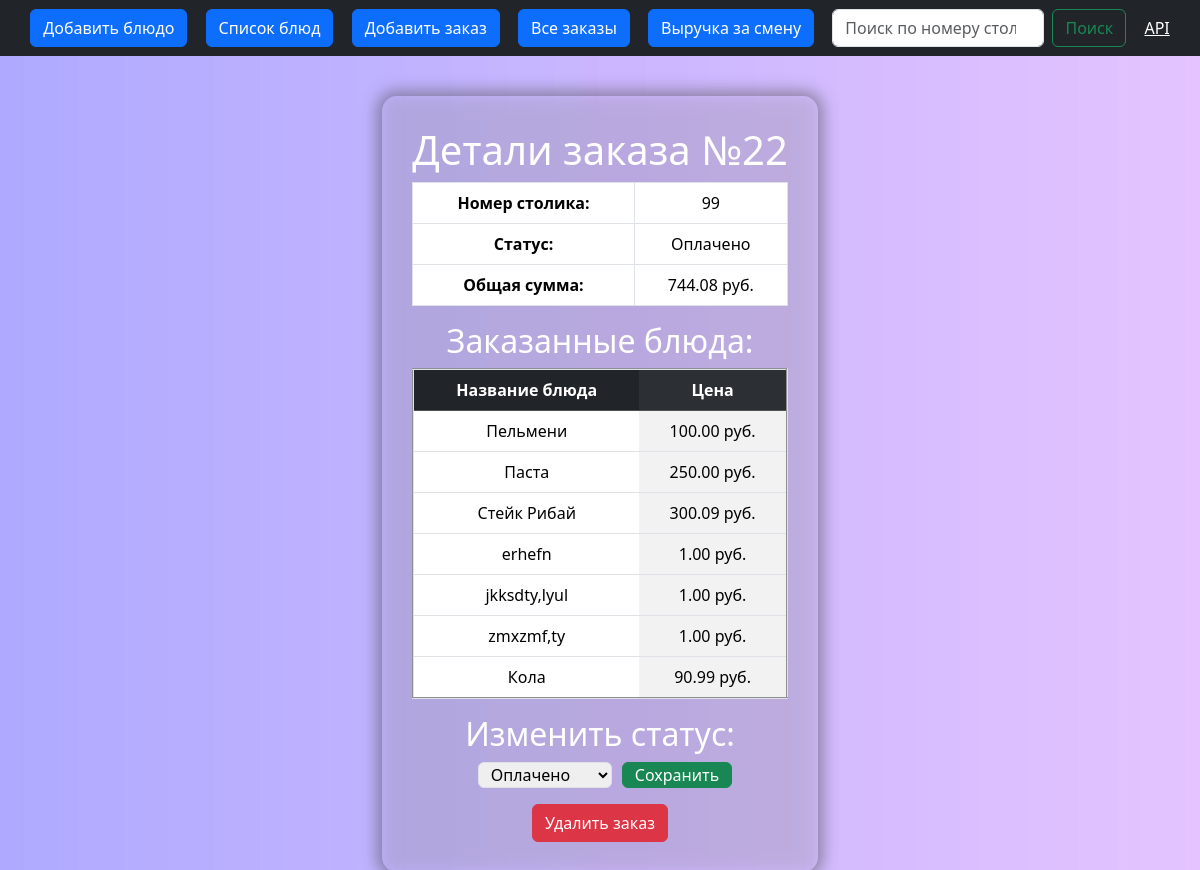
/order-detail/22/, run on the app's committed database.
### orders/models.py (models this page shows, shortened)
class Order(models.Model):
    table_number = models.PositiveSmallIntegerField(verbose_name='Номер столика', default=1)
    items = models.ManyToManyField(Item, blank=True, verbose_name='Блюда')
    total_price = models.DecimalField(max_digits=10, decimal_places=2, default=0.00, verbose_name='Сумма заказа')
    status = models.CharField(max_length=10, choices=STATUS_CHOICES, default='in_waiting', verbose_name='Статус')

class Item(models.Model):
    dish_name = models.CharField(max_length=100, unique=True, verbose_name='Название блюда')
    price = models.DecimalField(max_digits=8, decimal_places=2, default=1.00, verbose_name='Цена')

### orders/views.py (the view, shortened to what this page needs)
# urls.py: path('order-detail/<int:pk>/', OrderDetailView.as_view(), name='order-detail'),
class OrderDetailView(UpdateView):
    model = Order
    fields = ['status']
    template_name = 'orders/order-detail.html'
    context_object_name = 'order'
    def get_context_data(self, **kwargs):
        context = super().get_context_data(**kwargs)
        context['form'] = OrderStatusForm(instance=self.object)
        return context

### orders/forms.py
class OrderStatusForm(forms.ModelForm):
    class Meta:
        model = Order
        fields = ['status']
        widgets = {
            'status': forms.Select(attrs={'class': 'my-custom-select'}),
        }

### orders/templates/orders/order-detail.html (shortened to what this page needs)
{% extends 'orders/base.html' %}
{% load static %}
{% block content %}
<link rel="stylesheet" href="{% static 'css/order.css'%}" type="text/css">
<div class='order'>
<h1>Детали заказа №{{ order.id }}</h1>
<table class="table table-bordered">
    <tr>
        <th>Номер столика:</th>
        <td>{{ order.table_number }}</td>
    </tr>
    <tr>
        <th>Статус:</th>
        <td>{{ order.get_status_display }}</td>
    </tr>
    <tr>
        <th>Общая сумма:</th>
        <td>{{ order.total_price }} руб.</td>
    </tr>
</table>
<h2>Заказанные блюда:</h2>
<table border=2 class="table table-striped-columns">
    <thead class="table-dark">
        <tr>
            <th>Название блюда</th>
            <th>Цена</th>
        </tr>
    </thead>
    <tbody>
        {% for item in order.items.all %}
        <tr>
            <td>{{ item.dish_name }}</td>
            <td>{{ item.price }} руб.</td>
        </tr>
        {% endfor %}
    </tbody>
</table>
<h2>Изменить статус:</h2>
<form method="post">
    <p style="display: inline-flex;align-items: stretch;">
    {{ form.status }}
    <button type="submit" class="btn btn-success" id="btn-suc">Сохранить</button>
    </p>
    <br>
    <button type="submit" name="delete" value="delete" class="btn btn-danger">Удалить заказ</button>
</form>
</div>
{% endblock content %}

### static/CSS/menu.css (style rules this page uses)
body { background-image: url("../img/background.jpg"); background-repeat: no-repeat; background-size: cover; }

### static/CSS/order.css (style rules this page uses)
.order { padding: 30px; text-align: center; border-radius: 15px; margin: 40px; color: #ffffff; backdrop-filter: blur(8px) saturate(100%) contrast(75%); text-decoration: none; box-shadow: rgba(73, 73, 73, 0.5) 0px 0px 15px 5px; justify-self: center; }
.my-custom-select, .my-custom-input, .my-custom-item-input { border: var(--bs-border-width) solid var(--bs-border-color); border-radius: var(--bs-border-radius); padding: 0.01rem 0.50rem; margin: 0 10px 0 10px; }
#btn-suc { --bs-btn-padding-y: 0.02rem; }

### data on the page
Order: id "22", table_number "99", status "Оплачено", total_price "744.08"
Item: dish_name "Пельмени", price "100.00"
Item: dish_name "Паста", price "250.00"
Item: dish_name "Стейк Рибай", price "300.09"
Item: dish_name "erhefn", price "1.00"
Item: dish_name "jkksdty,lyul", price "1.00"
Item: dish_name "zmxzmf,ty", price "1.00"
Item: dish_name "Кола", price "90.99"
